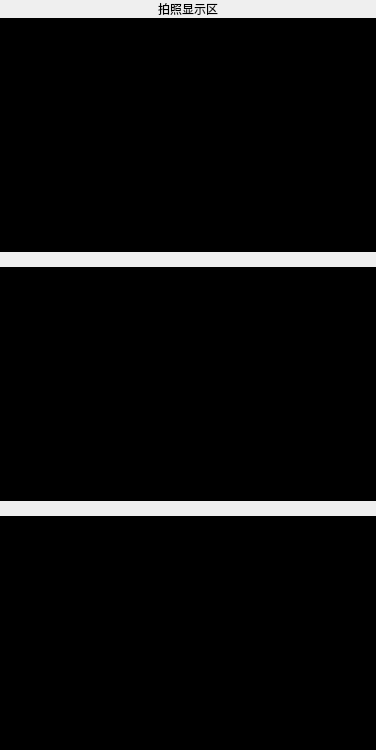
         <widget class="QWidget" name="widget_4" native="true">
          <property name="styleSheet">
           <string notr="true">#widget_4
{
	border:0px;
	background-color: rgba(209, 209, 209, 100);
}</string>
          </property>
          <layout class="QVBoxLayout" name="verticalLayout_5">
           <property name="spacing">
            <number>0</number>
           </property>
           <property name="leftMargin">
            <number>0</number>
           </property>
           <property name="topMargin">
            <number>0</number>
           </property>
           <property name="rightMargin">
            <number>0</number>
           </property>
           <property name="bottomMargin">
            <number>0</number>
           </property>
           <item>
            <widget class="QLabel" name="label_8">
             <property name="styleSheet">
              <string notr="true">#label_8
{
	border:0px;
	background-color: transparent;
	font: 18px &quot;Alibaba PuHuiTi&quot;;
}</string>
             </property>
             <property name="text">
              <string>拍照显示区</string>
             </property>
             <property name="alignment">
              <set>Qt::AlignCenter</set>
             </property>
            </widget>
           </item>
           <item>
            <layout class="QVBoxLayout" name="verticalLayout_3">
             <property name="spacing">
              <number>15</number>
             </property>
             <item>
              <widget class="QLabel" name="label_5">
               <property name="minimumSize">
                <size>
                 <width>376</width>
                 <height>234</height>
                </size>
               </property>
               <property name="maximumSize">
                <size>
                 <width>376</width>
                 <height>234</height>
                </size>
               </property>
               <property name="styleSheet">
                <string notr="true">#label_5
{
	border:0px;
	background:#000000;
}</string>
               </property>
               <property name="text">
                <string>TextLabel</string>
               </property>
               <property name="alignment">
                <set>Qt::AlignCenter</set>
               </property>
              </widget>
             </item>
             <item>
              <widget class="QLabel" name="label_6">
               <property name="minimumSize">
                <size>
                 <width>376</width>
                 <height>234</height>
                </size>
               </property>
               <property name="maximumSize">
                <size>
                 <width>376</width>
                 <height>234</height>
                </size>
               </property>
               <property name="styleSheet">
                <string notr="true">#label_6
{
	border:0px;
	background:#000000;
}</string>
               </property>
               <property name="text">
                <string>TextLabel</string>
               </property>
               <property name="alignment">
                <set>Qt::AlignCenter</set>
               </property>
              </widget>
             </item>
             <item>
              <widget class="QLabel" name="label_13">
               <property name="minimumSize">
                <size>
                 <width>376</width>
                 <height>234</height>
                </size>
               </property>
               <property name="maximumSize">
                <size>
                 <width>376</width>
                 <height>234</height>
                </size>
               </property>
               <property name="styleSheet">
                <string notr="true">#label_13
{
	border:0px;
	background:#000000;
}</string>
               </property>
               <property name="text">
                <string>TextLabel</string>
               </property>
               <property name="alignment">
                <set>Qt::AlignCenter</set>
               </property>
              </widget>
             </item>
            </layout>
           </item>
          </layout>
         </widget>
